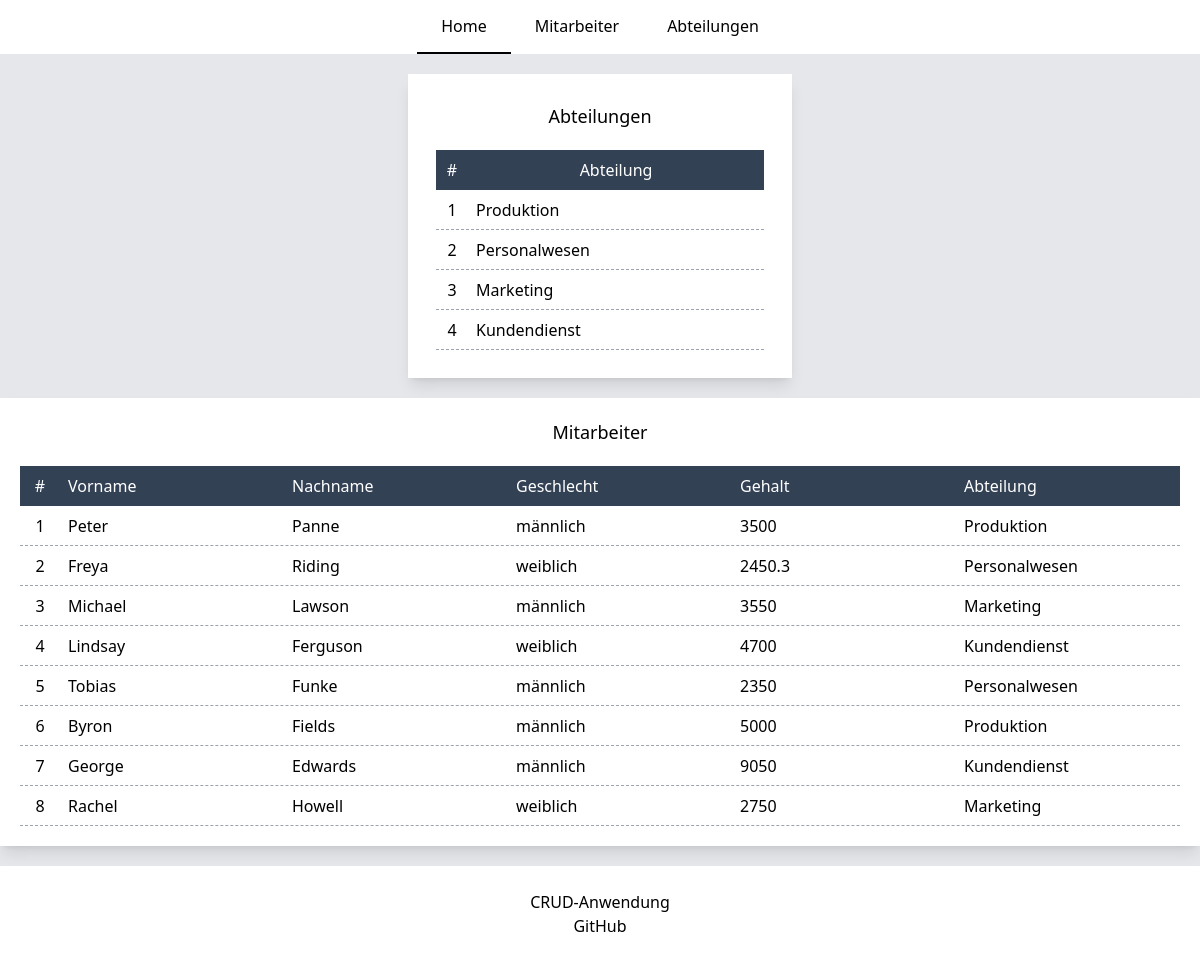
The page / on the database its author committed.
### tables this page shows
create table departments (
                             id int primary key auto_increment,
                             name varchar(45) not null,
                             UNIQUE (name)
);

create table employees (
                           id int primary key auto_increment,
                           firstname varchar(45) not null,
                           lastname varchar(45) not null,
                           gender_id int,
                           salary  double not null,
                           department_id int,
                           FOREIGN KEY(department_id) REFERENCES departments(id)
                               ON DELETE SET NULL
                               ON UPDATE SET NULL,
                           FOREIGN KEY(gender_id) REFERENCES genders(id)
                               ON DELETE SET NULL
                               ON UPDATE SET NULL,
                           CONSTRAINT UC_Employee UNIQUE (firstname,lastname)
);

create table genders (
                         id int primary key auto_increment,
                         gender varchar(10) not null
);

### classes/GlobalClass.php (called while the page is built, shortened)
<?php
require_once "service/DBApi.php";
abstract class GlobalClass
{
    private DBApi $api;
    private string $tableName;
    protected function __construct(string $tableName, DBApi $api){
        $this->api = $api;
        $this->tableName = $tableName;
    }
    public function getAllDepartments(): array
    {
        return $this->api->getAll($this->tableName);
    }
    public function getAllEmployees(): array
    {
        return $this->api->getEmployeesWithPK($this->tableName);
    }
}

### service/DBConfig.php (called while the page is built, shortened)
<?php
class DBConfig
{
    private static object $dbh;
    public static function connect(): object
    {
        if (!isset(self::$dbh)){
            try {
                self::$dbh = new mysqli(
                    DB_SERVER,
                    DB_USERNAME,
                    DB_PASSWORD,
                    DB_NAME);
            } catch (Exception $error) {
                onError($error);
                die();
            }
        }
        return self::$dbh;
    }
}

### service/DBApi.php (called while the page is built, shortened)
<?php
require_once "DBConfig.php";
class DBApi
{
    public function getAll($table): array
    {
        $results = [];
        try {
            $query = "SELECT * FROM $table ORDER BY id ASC";
            $result = DBConfig::connect()->query($query);
            for ($results = array(); $row = $result->fetch_assoc(); $results[] = $row) ;
        } catch (Exception $error) {
            onError($error);
        }
        return $results;
    }
    public function getEmployeesWithPK($table): array
    {
        $results = [];
        try {
            $query = "SELECT $table.id, firstname, lastname, salary, gender, name
                    FROM $table
                    LEFT JOIN departments d on d.id = $table.department_id
                    LEFT JOIN genders g on g.id = $table.gender_id
                    GROUP BY $table.id";
            $result = DBConfig::connect()->query($query);
            for ($results = array(); $row = $result->fetch_assoc(); $results[] = $row) ;
        } catch (Exception $error) {
            onError($error);
        }
        return $results;
    }
}

### classes/Department.php (called while the page is built, shortened)
<?php
require_once "GlobalClass.php";
class Department extends GlobalClass {
    public function getDepartments(): array
    {
       return $this->getAllDepartments();
    }
}

### classes/Employee.php (called while the page is built, shortened)
<?php
require_once "GlobalClass.php";
class Employee extends GlobalClass {
    public function getEmployees(): array
    {
        return $this->getAllEmployees();
    }
}

### classes/views/MainPage.php (the view, shortened to what this page needs)
<?php
require_once "classes/views/Modules.php";
class MainPage extends Modules{
    protected function getMiddle(): string
    {
        $html = $this->showDepartmentsPreView();
        $html .= $this->showEmployeesPreView();
        return $html;
    }
    private function showDepartmentsPreView(): string
    {
        $data = $this->department->getDepartments();
        $html = '
            <div class="md:w-96 sm:w-96 w-full mx-auto p-7 mb-5 bg-white shadow-lg shadow-black-500/50">
                <h2 class="mb-5 text-center text-lg">Abteilungen</h2>
                <ul class="">
                    <li class="flex content-center h-10 text-white bg-slate-700">
                        <span class="flex self-center justify-center w-8">#</span>
                        <span class="flex self-center justify-center flex-1">Abteilung</span>
                    </li>
        ';
        foreach ($data as $i=>$item) {
            $html .= '
                    <li class="flex h-10 border-b border-gray-400 border-dashed">
                        <span class="flex self-center justify-center w-8">' . ++$i . '</span>
                        <span class="flex self-center pl-2">' . $item['name'] .  '</span>
                    </li>';
        }
        $html .= '</ul></div>';
        return $html;
    }
    private function showEmployeesPreView(): string
    {
        $data = $this->employee->getEmployees();
        $html = '
            <div class="
                    w-full xl:w-4/6
                    mx-auto
                    mb-5
                    p-7 sm:p-5
                    bg-white
                    shadow-lg shadow-black-500/50
                    ">
                <h2 class="mb-5 text-center text-lg">Mitarbeiter</h2>
                <ul class="">
                    <li class="flex content-center h-10 text-white bg-slate-700">
                        <span class="flex self-center justify-center w-8 basis-10 flex-2">#</span>
                        <span class="flex self-center basis-20 flex-1 pl-2">Vorname</span>
                        <span class="
                            flex self-center
                            pl-2
                            basis-20 flex-1
                            ">Nachname</span>
                        <span class="flex self-center basis-20 flex-1 pl-2 hidden sm:flex">Geschlecht</span>
                        <span class="flex self-center basis-20 flex-1 pl-2 hidden sm:flex">Gehalt</span>
                        <span class="flex self-center basis-20 flex-1 pl-2 hidden sm:flex">Abteilung</span>
                    </li>
        ';
        foreach ($data as $i=>$item) {
            $html .= '
                    <li class="flex h-10 border-b border-gray-400 border-dashed">
                        <span class="flex self-center justify-center basis-10 flex-2">' . ++$i . '</span>
                        <span class="flex self-center basis-20 flex-1 pl-2">' . $item['firstname'] .  '</span>
                        <span class="
                            flex self-center
                            basis-20 flex-1
                            pl-2
                            ">' . $item['lastname'] .  '</span>
                        <span class="flex self-center basis-20 flex-1 pl-2 sm:flex hidden">' . $item['gender'] .  '</span>
                        <span class="flex self-center basis-20 flex-1 pl-2 sm:flex hidden">' . $item['salary'] .  '</span>
                        <span class="flex self-center basis-20 flex-1 pl-2 sm:flex hidden ">' . $item['name'] .  '</span>
                    </li>';
        }
        $html .= '</ul></div>';
        return $html;
    }
}

### index.php (shortened to what this page needs)
<?php
require_once "service/DBApi.php";
require_once "classes/Department.php";
require_once "classes/views/MainPage.php";
$api = new DBApi();
$action = $_REQUEST['action'] ?? '';
$id = $_REQUEST['id'] ?? '';
$errors = [];
$department = new Department($api);
$employee = new Employee($api);
if ($action === 'showUpdateDep'){
    $content = new DepartmentPage($api, $errors, $id);
} elseif ($action === 'deleteDep') {
    $department->delete($id);
    $content = new DepartmentPage($api);
} elseif ($action === 'departments') {
    $content = new DepartmentPage($api);
} elseif ($action === 'showUpdateEmp'){
    $content = new EmployeePage($api, $errors, $id);
} elseif ($action === 'deleteEmp') {
    $employee->delete($id);
    $content = new EmployeePage($api);
} elseif ($action === 'employees') {
    $content = new EmployeePage($api);
} else {
    $content = new MainPage($api);
}
echo $content->getContent();

### classes/views/Modules.php (shortened to what this page needs)
<?php
require_once "classes/Department.php";
require_once "classes/Employee.php";
abstract class Modules {
    protected string $isActiveMain;
    protected string $isActiveEmployee;
    protected string $isActiveDepartment;
    public function __construct($api){
        $this->department = new Department($api);
        $this->employee = new Employee($api);
        $this->activeClass = 'border-b-2 border-black';
        $this->isActiveMain = $this->activeClass;
        $this->isActiveEmployee = '';
        $this->isActiveDepartment = '';
    }
    public function getContent(): string
    {
        $html = $this->getHeader();
        $html .= $this->getMenu();
        $html .= $this->getTop();
        $html .= $this->getMiddle();
        $html .= $this->getFooter();
        return $html;
    }
    protected function getHeader(): string
    {
        return '
            <!doctype html>
            <html lang="de">
            <head>
                <meta charset="UTF-8">
                <meta name="viewport"
                      content="width=device-width, user-scalable=no, initial-scale=1.0, maximum-scale=1.0, minimum-scale=1.0">
                <meta http-equiv="X-UA-Compatible" content="ie=edge">
                <title>'. $this->getTitle() .'</title>
                <script src="https://cdn.tailwindcss.com"></script>
            </head>
            <body class="bg-gray-200 flex flex-col min-h-screen">
        ';
    }
    protected function getFooter(): string
    {
        return '
            <footer class="flex flex-col bg-white h-24 mt-auto justify-center">
                <h2 class="self-center">CRUD-Anwendung</h2>
                <a href="https://github.com/stanislaw-ch/PHP-CRUD-Anwendung" target=”_blank” class="self-center hover:underline hover:underline-offset-4">GitHub</a>
            </footer>
            <script src="/assets/js/main.js"></script>
            </body>
            </html>
        ';
    }
    protected function getMenu(): string
    {
        return '
            <nav class="bg-white mb-5">
                <div class="">
                  <ul class="flex justify-center">
                     <li>
                        <a
                            href="?action"
                            class="
                                py-3.5 px-6 inline-block
                                hover:bg-gray-300 font-medium
                                ' . $this->isActiveMain . '
                            "
                        >
                        Home
                        </a>
                    </li>
                    <li>
                        <a
                            href="?action=employees"
                            class="
                                py-3.5 px-6 inline-block
                                hover:bg-gray-300 font-medium
                                ' . $this->isActiveEmployee . '
                            "
                        >
                        Mitarbeiter
                        </a>
                    </li>
                    <li>
                        <a
                            href="?action=departments"
                            class="
                                py-3.5 px-6 inline-block
                                hover:bg-gray-300 font-medium
                                    ' . $this->isActiveDepartment . '
                            "
                        >
                        Abteilungen
                        </a>
                    </li>
                  </ul>
                </div>
          </nav>
        ';
    }
}

### rows shown on the page
departments: name "Produktion"
departments: name "Personalwesen"
departments: name "Marketing"
departments: name "Kundendienst"
employees: firstname "Peter", lastname "Panne", gender.gender "männlich", salary "3500", department.name "Produktion"
employees: firstname "Freya", lastname "Riding", gender.gender "weiblich", salary "2450.3", department.name "Personalwesen"
employees: firstname "Michael", lastname "Lawson", gender.gender "männlich", salary "3550", department.name "Marketing"
employees: firstname "Lindsay", lastname "Ferguson", gender.gender "weiblich", salary "4700", department.name "Kundendienst"
employees: firstname "Tobias", lastname "Funke", gender.gender "männlich", salary "2350", department.name "Personalwesen"
employees: firstname "Byron", lastname "Fields", gender.gender "männlich", salary "5000", department.name "Produktion"
employees: firstname "George", lastname "Edwards", gender.gender "männlich", salary "9050", department.name "Kundendienst"
employees: firstname "Rachel", lastname "Howell", gender.gender "weiblich", salary "2750", department.name "Marketing"
